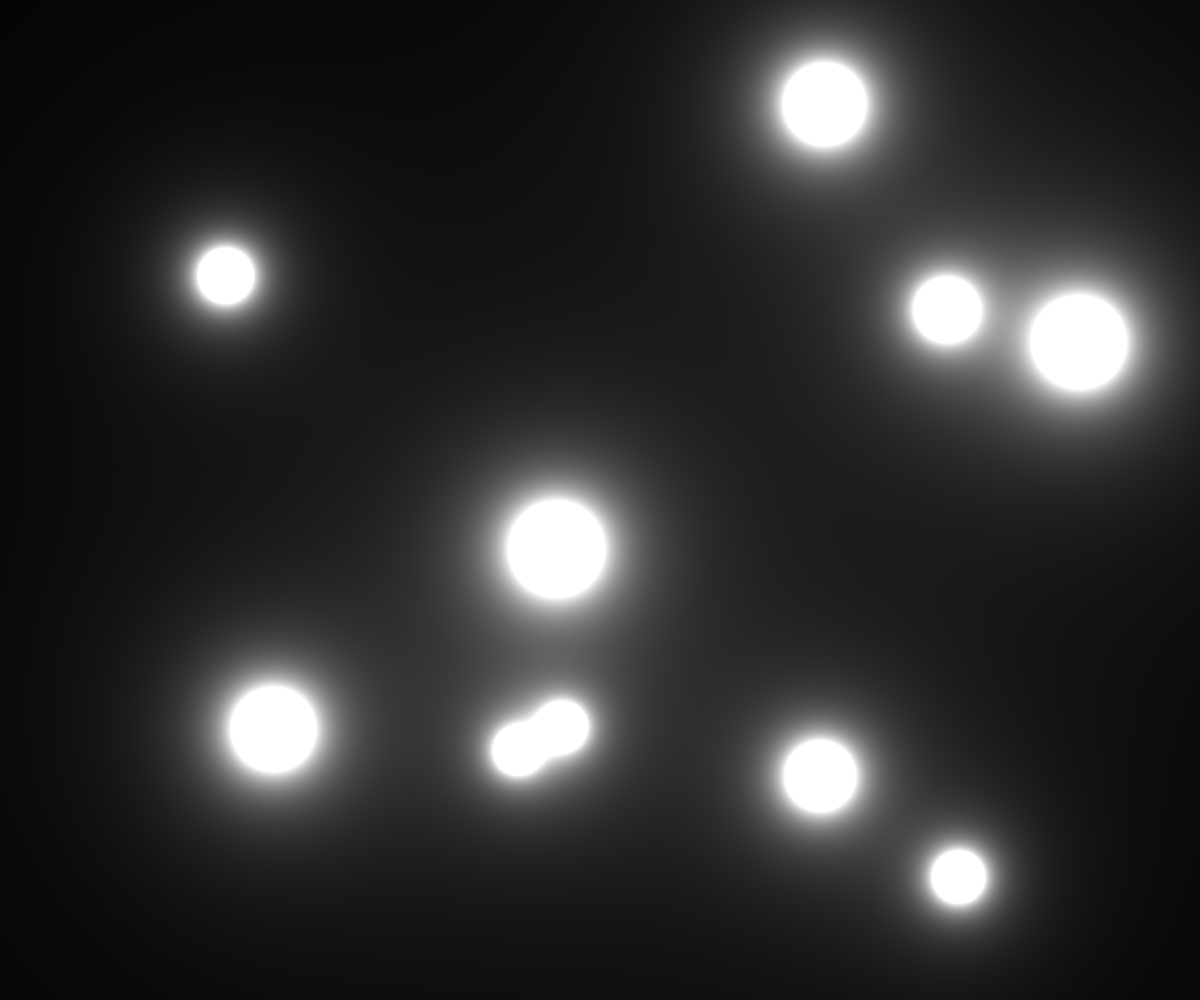
Frame 1 (no input)
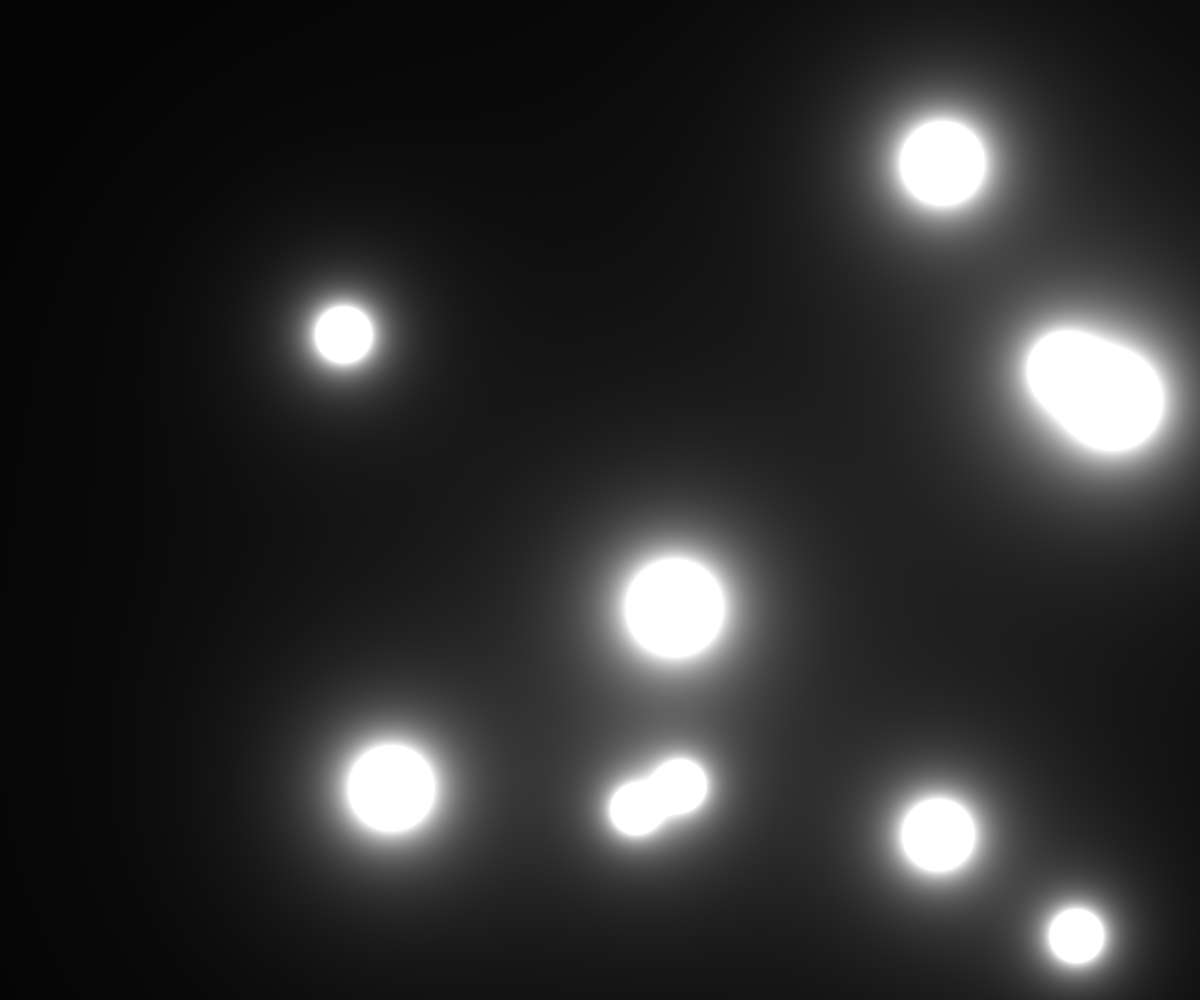
Frame 60 (no input)
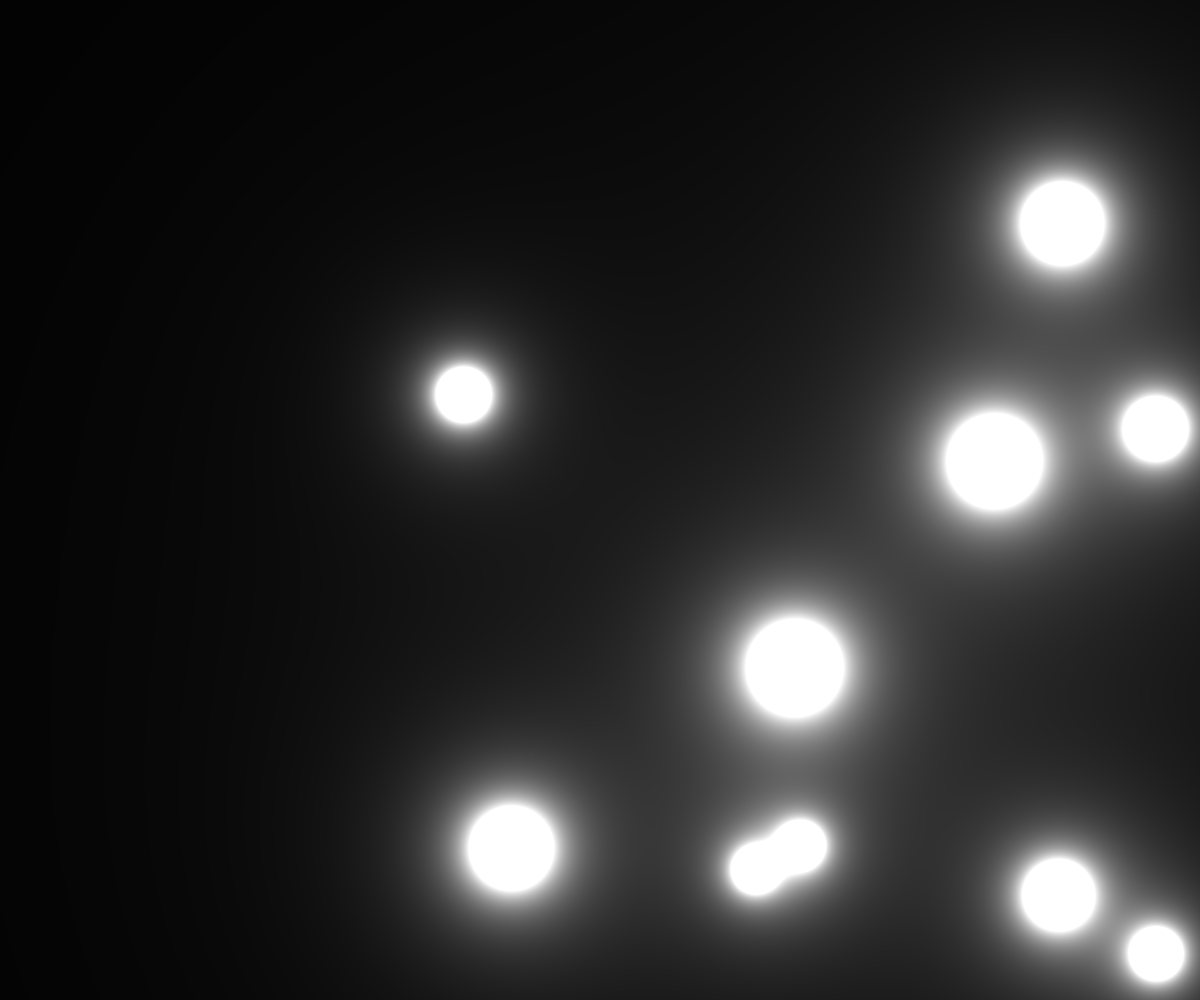
Frame 120 (the mouse pressed at the canvas centre since frame 60)

The p5.js sketch that drew these frames (run headless with seeded random() and noise() and a simulated clock; from frame 60 on, the mouse is pressed at the canvas centre):

// p5.js sketch
// ── sketch.js
alert("If you have a crappy laptop, please make the browser window smaller, it will lag for you.");

let r = 50,
  val,
  grid = [],
  circles = [];
let num = 10;
function setup() {
  createCanvas(windowWidth, windowHeight);
  for (let i = 0; i < width; i++) {
    grid[i] = [];
    for (let j = 0; j < height; j++) {
      grid[i][j] = 0;
    }
  }
  for (let i = 0; i < num; i++) {
    circles[i] = new Circle();
  }
}
function draw() {
  loadPixels();
  for (let i = 0; i < width; i++) {
    for (let j = 0; j < height; j++) {
      let val = 0;
      for (let k = 0; k < num; k++) {
        val +=
          (circles[k].r * circles[k].r) /
          ((i - circles[k].x) * (i - circles[k].x) +
            (j - circles[k].y) * (j - circles[k].y));
      }
      grid[i][j] = val;
      let v = val * 255;
      let index = 4 * (i + j * width);
      pixels[index + 0] = v;
      pixels[index + 1] = v;
      pixels[index + 2] = v;
      pixels[index + 3] = 255;
    }
  }
  for (let i = 0; i < num; i++) {
    circles[i].move();
  }
  updatePixels();
}
class Circle {
  constructor() {
    this.r = random(20, 50);
    this.x = random(this.r, width - this.r);
    this.y = random(this.r, height - this.r);
    this.dx = 2;
    this.dy = 1;
  }
  move() {
    this.x += this.dx;
    this.y += this.dy;
    if (this.x >= width - this.r || this.x < this.r) {
      this.dx *= -1;
    }
    if (this.y >= height - this.r || this.y < this.r) {
      this.dy *= -1;
    }
  }
}
